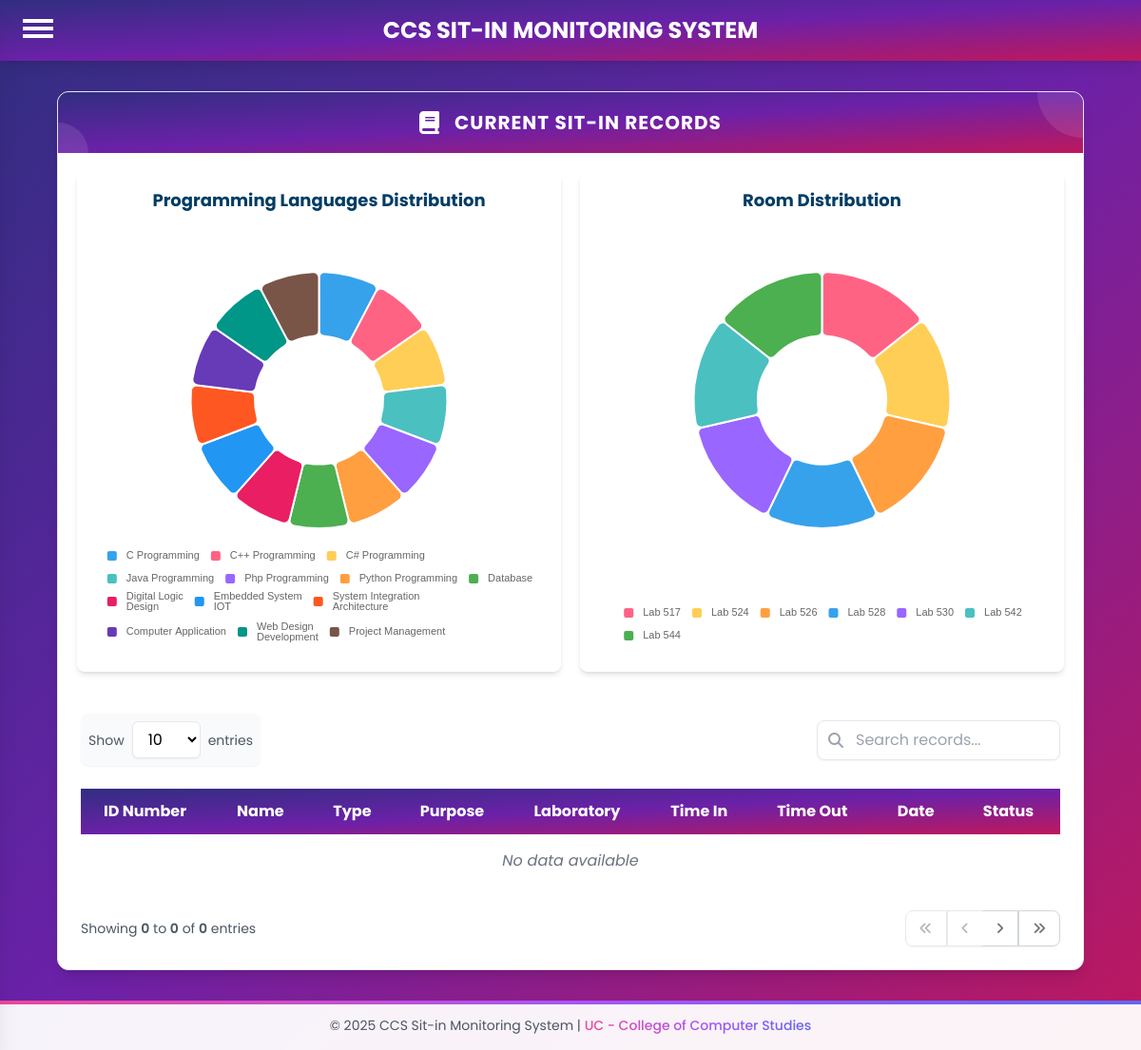
The page /admin/admin_sitinrec.php (signed in) on the database as committed earlier.
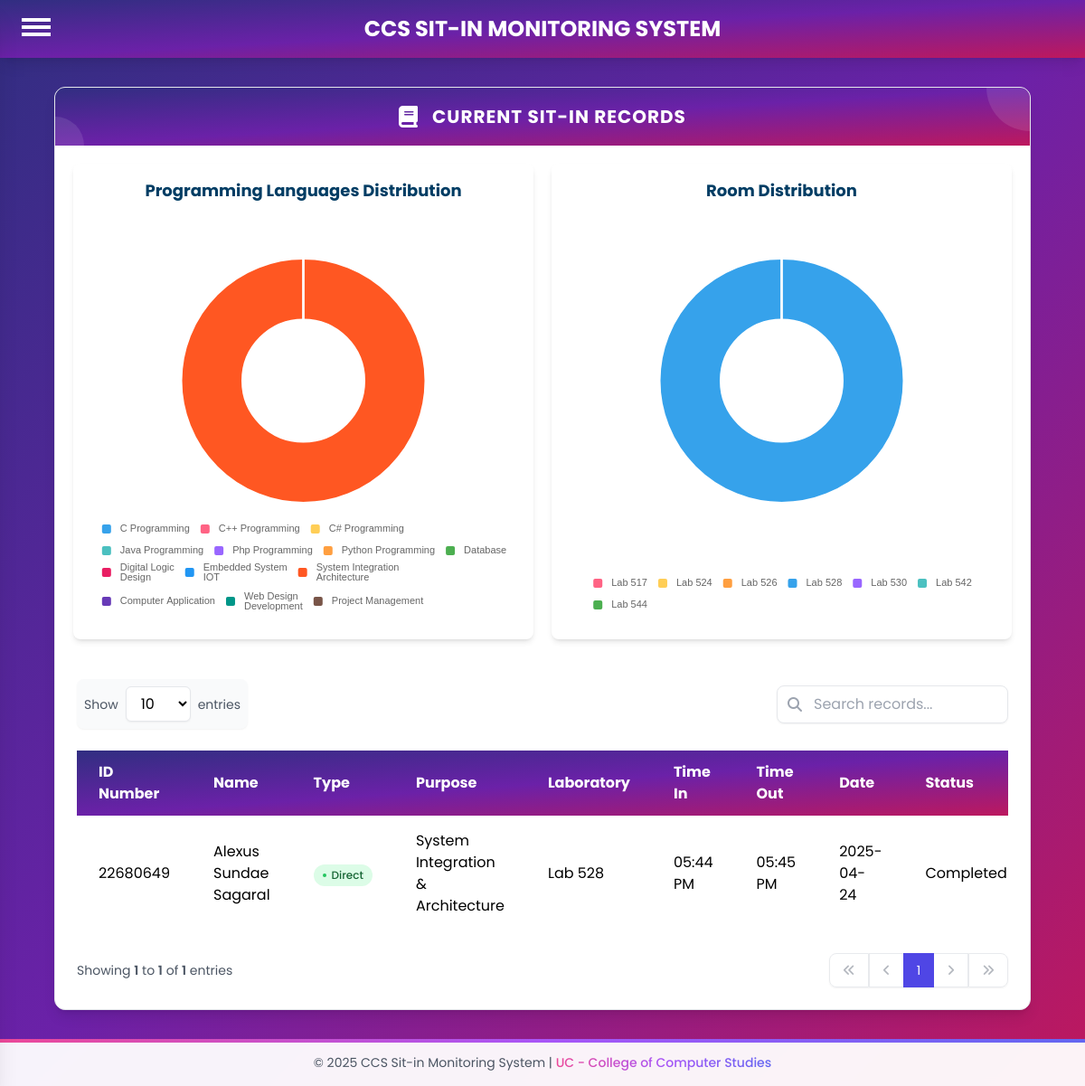
The same page on the database as committed later.
### tables this page shows
CREATE TABLE `curr_sitin` (
  `SITIN_ID` int(11) NOT NULL,
  `IDNO` int(11) NOT NULL,
  `FULL_NAME` varchar(30) NOT NULL,
  `PURPOSE` enum('C Programming','C++ Programming','C# Programming','Java Programming','Php Programming','Python Programming','Database','Digital Logic & Design','Embedded System & IOT','System Integration & Architecture','Computer Application','Web Design & Development','Project Management') NOT NULL,
  `LABORATORY` enum('Lab 517','Lab 524','Lab 526','Lab 528','Lab 530','Lab 542','Lab 544') NOT NULL,
  `TIME_IN` time NOT NULL,
  `TIME_OUT` time DEFAULT NULL,
  `DATE` date NOT NULL,
  `STATUS` varchar(10) NOT NULL DEFAULT 'Active'
);

### admin/admin_sitinrec.php (the view, shortened to what the changed rows need)
<?php
require '../db.php';
$entries_per_page = isset($_GET['entries']) ? (int)$_GET['entries'] : 10;
$current_page = isset($_GET['page']) ? (int)$_GET['page'] : 1;
$offset = ($current_page - 1) * $entries_per_page;
$query = "SELECT IDNO, FULL_NAME, PURPOSE, LABORATORY, TIME_IN, TIME_OUT, DATE, STATUS, TYPE
          FROM curr_sitin
          ORDER BY DATE DESC
          LIMIT ? OFFSET ?";
$stmt = $conn->prepare($query);
$stmt->bind_param("ii", $entries_per_page, $offset);
$stmt->execute();
$result = $stmt->get_result();
$total_query = "SELECT COUNT(*) as total FROM curr_sitin";
$total_result = $conn->query($total_query);
$total_row = $total_result->fetch_assoc();
$total_entries = $total_row['total'];
$total_pages = ceil($total_entries / $entries_per_page);
?>
<!DOCTYPE html>
<html lang="en">
<head>
    <link rel="stylesheet" href="https://cdnjs.cloudflare.com/ajax/libs/font-awesome/6.4.0/css/all.min.css">
    <script src="https://cdn.tailwindcss.com"></script>
</head>
<body class="bg-gradient-to-br from-indigo-900 via-purple-800 to-pink-700 min-h-screen font-poppins">
    <div class="w-[90%] mx-auto my-8 bg-white rounded-xl shadow-lg overflow-hidden border border-gray-200">
        <div class="text-white p-4 flex items-center justify-center relative overflow-hidden" style="background: linear-gradient(to bottom right, rgb(49, 46, 129), rgb(107, 33, 168), rgb(190, 24, 93))">
            <h2 class="text-xl font-bold tracking-wider uppercase relative z-10">Current Sit-in Records</h2>
        </div>
        <div class="flex flex-wrap justify-between gap-5 p-5">
            <div class="flex-1 min-w-[400px] bg-white rounded-lg shadow-md p-4">
                <div class="text-lg font-bold text-[#003d64] text-center mb-4">
                    Programming Languages Distribution
                </div>
                <div id="programmingChart" class="h-[450px]"></div>
            </div>
            <div class="flex-1 min-w-[400px] bg-white rounded-lg shadow-md p-4">
                <div class="text-lg font-bold text-[#003d64] text-center mb-4">
                    Room Distribution
                </div>
                <div id="labChart" class="h-[450px]"></div>
            </div>
        </div>
        <div class="p-6">
            <div class="overflow-x-auto">
                <table class="min-w-full">
                <thead style="background: linear-gradient(to bottom right, rgb(49, 46, 129), rgb(107, 33, 168), rgb(190, 24, 93));" class="text-white">
                        <tr>
                            <th class="px-6 py-3 text-left">ID Number</th>
                            <th class="px-6 py-3 text-left">Name</th>
                            <th class="px-6 py-3 text-left">Type</th>
                            <th class="px-6 py-3 text-left">Purpose</th>
                            <th class="px-6 py-3 text-left">Laboratory</th>
                            <th class="px-6 py-3 text-left">Time In</th>
                            <th class="px-6 py-3 text-left">Time Out</th>
                            <th class="px-6 py-3 text-left">Date</th>
                            <th class="px-6 py-3 text-left">Status</th>
                        </tr>
                    </thead>
                    <tbody id="tableBody" class="bg-white">
                        <?php
                        if ($result->num_rows > 0) {
                            while ($row = $result->fetch_assoc()) {
                                echo "<tr class='hover:bg-gray-50'>";
                                echo "<td class='px-6 py-4'>" . htmlspecialchars($row['IDNO']) . "</td>";
                                echo "<td class='px-6 py-4'>" . htmlspecialchars($row['FULL_NAME']) . "</td>";
                                echo "<td class='px-6 py-4'>";
                                if ($row['TYPE'] === 'Direct') {
                                    echo "<span class='inline-flex items-center px-2.5 py-1 rounded-full text-xs font-medium bg-green-100 text-green-800'>
                                            <span class='w-1 h-1 mr-1.5 rounded-full bg-green-500'></span>
                                            Direct
                                          </span>";
                                } else {
                                    echo "<span class='inline-flex items-center px-2.5 py-1 rounded-full text-xs font-medium bg-blue-100 text-blue-800'>
                                            <span class='w-1 h-1 mr-1.5 rounded-full bg-blue-500'></span>
                                            Reserved
                                          </span>";
                                }
                                echo "</td>";
                                echo "<td class='px-6 py-4'>" . htmlspecialchars($row['PURPOSE']) . "</td>";
                                echo "<td class='px-6 py-4'>" . htmlspecialchars($row['LABORATORY']) . "</td>";
                                echo "<td class='px-6 py-4'>" . date('h:i A', strtotime($row['TIME_IN'])) . "</td>";
                                echo "<td class='px-6 py-4'>" . ($row['TIME_OUT'] ? date('h:i A', strtotime($row['TIME_OUT'])) : 'N/A') . "</td>";
                                echo "<td class='px-6 py-4'>" . htmlspecialchars($row['DATE']) . "</td>";
                                echo "<td class='px-6 py-4'>" . htmlspecialchars($row['STATUS']) . "</td>";
                                echo "</tr>";
                            }
                        } else {
                            echo "<tr><td colspan='9' class='px-6 py-4 text-center text-gray-500 italic'>No data available</td></tr>";
                        }
                        ?>
                    </tbody>
                </table>
            </div>
            <div class="flex flex-col md:flex-row md:justify-between md:items-center mt-6 gap-4">
                <div class="text-gray-600 text-sm">
                    <?php
                    $start_entry = $total_entries > 0 ? $offset + 1 : 0;
                    $end_entry = min($offset + $entries_per_page, $total_entries);
                    echo "Showing <span class='font-semibold'>$start_entry</span> to <span class='font-semibold'>$end_entry</span> of <span class='font-semibold'>$total_entries</span> entries";
                    ?>
                </div>
                <div class="inline-flex rounded-lg shadow-sm">
                    <?php
                    echo "<button onclick=\"changePage(1)\" " . ($current_page == 1 ? 'disabled' : '') . "
                          class=\"px-3.5 py-2 text-sm bg-white border border-gray-300 rounded-l-lg hover:bg-gray-50 text-gray-500" .
                          ($current_page == 1 ? ' opacity-50 cursor-not-allowed' : '') . "\">
                          <i class=\"fas fa-angles-left\"></i>
                    </button>";
                    $prev_page = max(1, $current_page - 1);
                    echo "<button onclick=\"changePage($prev_page)\" " . ($current_page == 1 ? 'disabled' : '') . "
                          class=\"px-3.5 py-2 text-sm bg-white border-t border-b border-l border-gray-300 hover:bg-gray-50 text-gray-500" .
                          ($current_page == 1 ? ' opacity-50 cursor-not-allowed' : '') . "\">
                          <i class=\"fas fa-angle-left\"></i>
                    </button>";
                    for($i = 1; $i <= $total_pages; $i++) {
                        if($i == $current_page) {
                            echo "<button class=\"px-3.5 py-2 text-sm bg-indigo-600 text-white border border-indigo-600\">$i</button>";
                        } else {
                            echo "<button onclick=\"changePage($i)\"
                                  class=\"px-3.5 py-2 text-sm bg-white border border-gray-300 hover:bg-gray-50 text-gray-700\">$i</button>";
                        }
                    }
                    $next_page = min($total_pages, $current_page + 1);
                    echo "<button onclick=\"changePage($next_page)\" " . ($current_page == $total_pages ? 'disabled' : '') . "
                          class=\"px-3.5 py-2 text-sm bg-white border-t border-b border-r border-gray-300 hover:bg-gray-50 text-gray-500" .
                          ($current_page == $total_pages ? ' opacity-50 cursor-not-allowed' : '') . "\">
                          <i class=\"fas fa-angle-right\"></i>
                    </button>";
                    echo "<button onclick=\"changePage($total_pages)\" " . ($current_page == $total_pages ? 'disabled' : '') . "
                          class=\"px-3.5 py-2 text-sm bg-white border border-gray-300 rounded-r-lg hover:bg-gray-50 text-gray-500" .
                          ($current_page == $total_pages ? ' opacity-50 cursor-not-allowed' : '') . "\">
                          <i class=\"fas fa-angles-right\"></i>
                    </button>";
                    ?>
                </div>
            </div>
        </div>
    </div>
</body>
</html>

Rows that differ between the two databases and show on the page:
added curr_sitin: IDNO "22680649", FULL_NAME "Alexus Sundae Sagaral", TYPE "Direct" (drawn), PURPOSE "System Integration & Architecture", LABORATORY "Lab 528", TIME_IN "05:44 PM", TIME_OUT "05:45 PM", DATE "2025-04-24", STATUS "Completed"
Other text that changed with them:
chart data {{ $labDataJSON }}: [{"value":0,"name":"Lab 517"},{"value":0,"name":"Lab 524"},{"value":0,"name":"Lab 526"},{"value":0,"name":"Lab 528"},{"value":0,"name":"Lab 530"},{"value":0,"name":"Lab 542"},{"value":0,"name":"Lab 544"}] → [{"value":0,"name":"Lab 517"},{"value":0,"name":"Lab 524"},{"value":0,"name":"Lab 526"},{"value":"1","name":"Lab 528"},{"value":0,"name":"Lab 530"},{"value":0,"name":"Lab 542"},{"value":0,"name":"Lab 544"}]
$start_entry: "0" → "1"
$end_entry: "0" → "1"
$total_entries: "0" → "1"
new list line: "1"
text no longer shown: "No data available"
